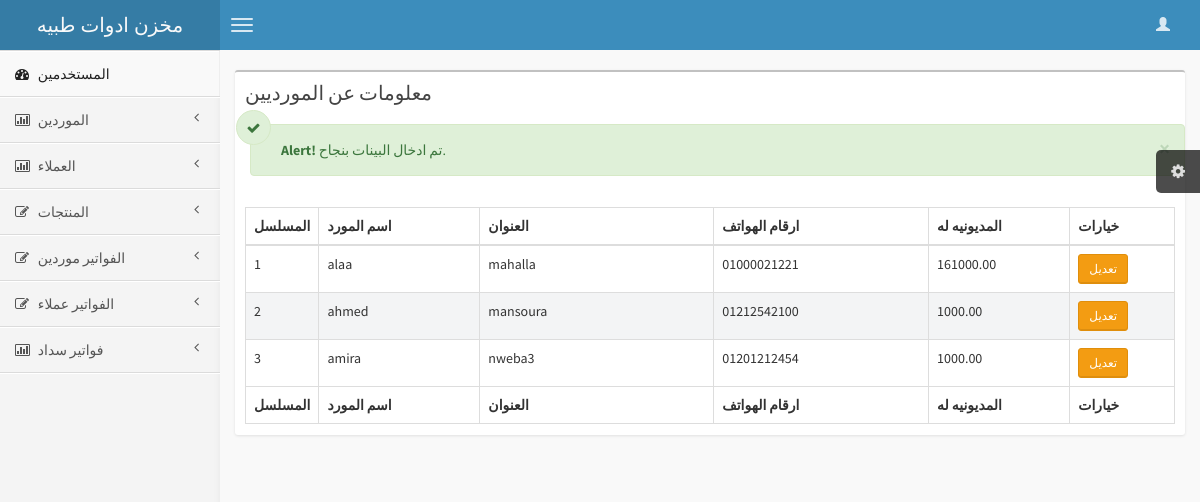
Page /showsupplier.php?msg=data_inserted (signed in) on the committed database.
### tables this page shows
CREATE TABLE IF NOT EXISTS `suppliers` (
  `id` int(11) NOT NULL AUTO_INCREMENT,
  `supplier_name` text NOT NULL,
  `address` text NOT NULL,
  `phone` varchar(100) NOT NULL,
  `debts` decimal(10,2) NOT NULL,
  PRIMARY KEY (`id`)
);

### showsupplier.php (the view, shortened to what this page needs)
<?php require 'sidebar.php'; ?>
<section class="content">
	<div class="row">
		<div class="col-xs-12">
			<div class="box">
				<div class="box-header">
					<h3 class="box-title">معلومات عن المورديين</h3>
				</div>
				<?php
				if (isset($_GET['msg'])) {
					switch ($_GET['msg']) {
						case 'data_inserted':
						echo "<div class='alert alert-success alert-dismissable'>
						<i class='fa fa-check'></i>
						<button type='button' class='close' data-dismiss='alert' aria-hidden='true'>×</button>
						<b>Alert!</b> تم ادخال البينات بنجاح.
						</div>";
						break;
					}
				}
				?>
				<div class="box-body table-responsive">
					<div id="example1_wrapper" class="dataTables_wrapper form-inline" role="grid">
						<div class="row">
						<div class="col-xs-6">
					</div>
				</div>
				<table id="example1" class="table table-bordered table-striped dataTable" aria-describedby="example1_info">
					<thead>
						<tr role="row"><th>المسلسل</th><th class="sorting_asc" role="columnheader" tabindex="0" aria-controls="example1" rowspan="1" colspan="1" aria-sort="ascending" aria-label="Rendering engine: activate to sort column descending" style="width: 189px;">اسم المورد</th><th class="sorting" role="columnheader" tabindex="0" aria-controls="example1" rowspan="1" colspan="1" aria-label="Browser: activate to sort column ascending" style="width: 277px;">العنوان</th><th class="sorting" role="columnheader" tabindex="0" aria-controls="example1" rowspan="1" colspan="1" aria-label="Platform(s): activate to sort column ascending" style="width: 248px;">ارقام الهواتف</th><th class="sorting" role="columnheader" tabindex="0" aria-controls="example1" rowspan="1" colspan="1" aria-label="Engine version: activate to sort column ascending" style="width: 159px;">المديونيه له</th><th class="sorting" role="columnheader" tabindex="0" aria-controls="example1" rowspan="1" colspan="1" aria-label="CSS grade: activate to sort column ascending" style="width: 115px;">خيارات</th></tr>
					</thead>
					<tfoot>
						<tr role="row"><th>المسلسل</th><th class="sorting_asc" role="columnheader" tabindex="0" aria-controls="example1" rowspan="1" colspan="1" aria-sort="ascending" aria-label="Rendering engine: activate to sort column descending" style="width: 189px;">اسم المورد</th><th class="sorting" role="columnheader" tabindex="0" aria-controls="example1" rowspan="1" colspan="1" aria-label="Browser: activate to sort column ascending" style="width: 277px;">العنوان</th><th class="sorting" role="columnheader" tabindex="0" aria-controls="example1" rowspan="1" colspan="1" aria-label="Platform(s): activate to sort column ascending" style="width: 248px;">ارقام الهواتف</th><th class="sorting" role="columnheader" tabindex="0" aria-controls="example1" rowspan="1" colspan="1" aria-label="Engine version: activate to sort column ascending" style="width: 159px;">المديونيه له</th><th class="sorting" role="columnheader" tabindex="0" aria-controls="example1" rowspan="1" colspan="1" aria-label="CSS grade: activate to sort column ascending" style="width: 115px;">خيارات</th></tr>
					</tfoot>
					<tbody role="alert" aria-live="polite" aria-relevant="all"><tr class="odd">
						<?php require 'connection.php';
						$sql="SELECT * FROM suppliers";
						$query=$conn->query($sql);
						$i=1;
						while ($result=$query->fetch(PDO::FETCH_ASSOC)) {
							extract($result);
							echo "<tr class='even'>
							<td>$i</td>
							<td class='sorting_1'>$supplier_name</td>
							<td class=''>$address</td>
							<td class=''>$phone</td>
							<td class=''>$debts</td>
							<td class=''>
							<a href='editsupplier.php?id=$id'><button class='btn btn-warning btn-sm'>تعديل</button></a></td>
							</tr>";
							$i++;
						}
						?>
					</tbody>
				</table>
				<div class="row">
					<div class="col-xs-6">
					</div>
					</div>
				</div>
			</div>
		</div>
	</div>
</section>
<?php require 'footer.php'; ?>

### rows in the picture
suppliers: supplier_name "alaa", address "mahalla", phone "01000021221", debts "161000.00"
suppliers: supplier_name "ahmed", address "mansoura", phone "01212542100", debts "1000.00"
suppliers: supplier_name "amira", address "nweba3", phone "01201212454", debts "1000.00"
